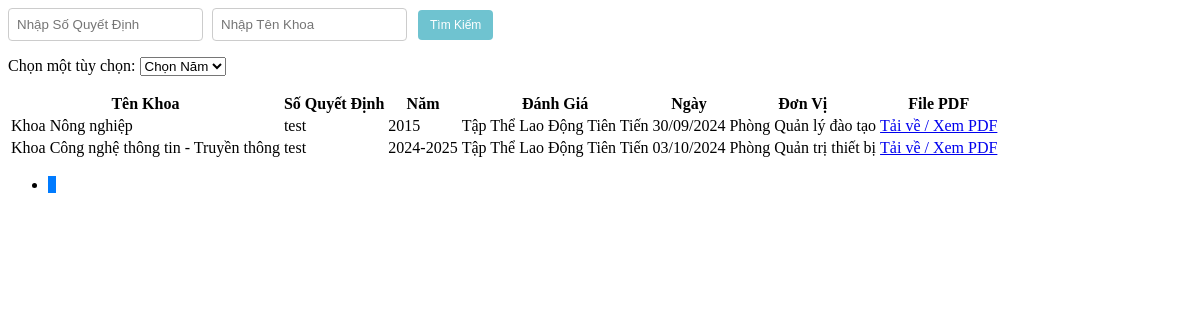
The app's page /Admin/danhgiaTTtientienview.php, older data.
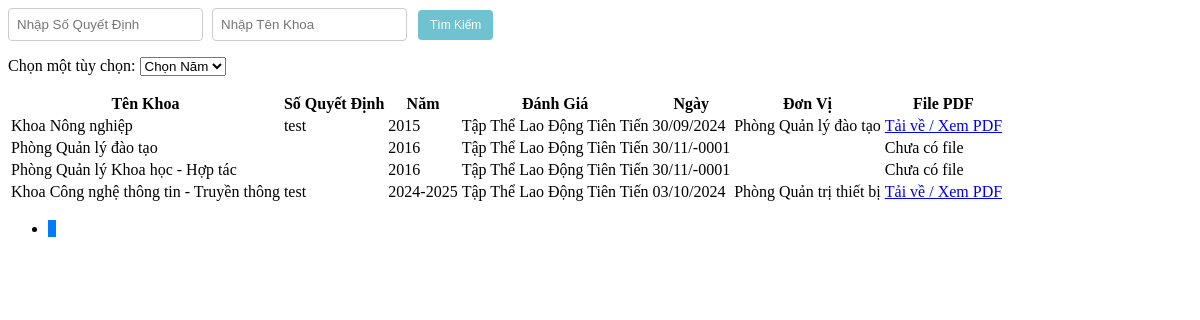
The same page, newer data.
### tables this page shows
CREATE TABLE `danhgiatt` (
  `MaDGTT` int(20) NOT NULL,
  `MaKhoa` int(20) NOT NULL,
  `SoQD` varchar(100) NOT NULL,
  `Manam` int(20) NOT NULL,
  `DanhGia` varchar(50) NOT NULL DEFAULT 'Chờ Đánh Giá',
  `Ngay` date NOT NULL,
  `DonVi` varchar(30) NOT NULL,
  `FilePDF` varchar(50) DEFAULT NULL
);

CREATE TABLE `khoa` (
  `MaKhoa` int(20) NOT NULL,
  `TenKhoa` varchar(50) NOT NULL,
  `MoTa` varchar(100) NOT NULL
);

CREATE TABLE `nam` (
  `Manam` int(20) NOT NULL,
  `Nam` varchar(20) NOT NULL
);

### Admin/danhgiaTT.php (called while the page is built, shortened)
<?php
include('./Khoa.php');
include('./nam.php');
class DanhgiaTT {
    public static function layTongSoDanhGiaTT($conn) {
        $sql = "SELECT COUNT(*) FROM danhgiatt WHERE DanhGia IN ('Tập Thể Lao Động Tiên Tiến')";
        $result = $conn->query($sql);
        $row = $result->fetch_row();
        return $row[0];
    }
    public static function layDanhGiaTTPhanTrang($conn, $startFrom, $recordsPerPage) {
        $sql = "SELECT * FROM danhgiatt WHERE DanhGia IN ('Tập Thể Lao Động Tiên Tiến') ORDER BY Manam ASC LIMIT $startFrom, $recordsPerPage";
        $result = $conn->query($sql);
        $danhgiattList = array();
        if ($result->num_rows > 0) {
            while($row = $result->fetch_assoc()) {
                $khoa_obj = Khoa::layKhoa($conn, $row["MaKhoa"]);
                $nam_obj = Nam::laynam($conn, $row["Manam"]);
                $danhgiatt_obj = new DanhgiaTT();
                $danhgiatt_obj->MaDGTT = $row["MaDGTT"];
                $danhgiatt_obj->MaKhoa = $khoa_obj->TenKhoa;
                $danhgiatt_obj->SoQD = $row["SoQD"];
                $danhgiatt_obj->Manam = $nam_obj->Nam;
                $danhgiatt_obj->DanhGia = $row["DanhGia"];
                $danhgiatt_obj->Ngay = $row["Ngay"];
                $danhgiatt_obj->DonVi = $row["DonVi"];
                $danhgiatt_obj->FilePDF = $row["FilePDF"];
                $danhgiattList[] = $danhgiatt_obj;
            }
        }
        return $danhgiattList;
    }
}
?>

### Admin/Khoa.php (called while the page is built, shortened)
<?php
class Khoa {
    public static function layKhoa($conn, $id) {
        $sql = "SELECT * FROM Khoa WHERE MaKhoa = $id";
        $result = mysqli_query($conn, $sql);
        $Khoa = new Khoa();
        if ($row = mysqli_fetch_assoc($result)) {
            $Khoa->MaKhoa = $row['MaKhoa'];
            $Khoa->TenKhoa = $row['TenKhoa'];
            $Khoa->MoTa = $row["MoTa"];
        }
        return $Khoa;
    }
}
?>

### Admin/nam.php (called while the page is built, shortened)
<?php
    class Nam {
        public static function laynam($conn, $id) {
            $sql = "SELECT * FROM nam WHERE Manam = $id";
            $result = mysqli_query($conn, $sql);
            $nam = new Nam();
            $row = mysqli_fetch_assoc($result);
            $nam->Manam = $row['Manam'];
            $nam->Nam = $row['Nam'];
            return $nam;
        }
    }
?>

### Admin/danhgiaTTtientienview.php (the view, shortened to what this page needs)
<?php
include('./danhgiaTT.php');
$recordsPerPage = 10;
$currentPage = isset($_GET['page']) ? (int)$_GET['page'] : 1;
$startFrom = ($currentPage - 1) * $recordsPerPage;
$totalRecords = DanhgiaTT::layTongSoDanhGiaTT($conn);
$totalPages = ceil($totalRecords / $recordsPerPage);
$data = DanhgiaTT::layDanhGiaTTPhanTrang($conn, $startFrom, $recordsPerPage);
$awardMap = array(
    'Tập Thể Lạo Động Tiên Tiến' => 'Tập Thể Lạo Động Tiên Tiến',
);
?>
<div class="search-box">
    <input type="text" id="searchSoQD" placeholder="Nhập Số Quyết Định" />
    <input type="text" id="searchTenKhoa" placeholder="Nhập Tên Khoa" />
    <button class="btn btn-custom btn-custom-primary" onclick="searchData()">Tìm Kiếm</button>
</div>
<div class="combobox">
    <label for="options">Chọn một tùy chọn:</label>
    <select name="options" id="options" onchange="fetchAndDisplayDanhGia(this.value)">
        <option value="">Chọn Năm</option>
    </select>
</div>
<table class="table table-bordered">
    <thead>
        <tr>
            <th>Tên Khoa</th>
            <th>Số Quyết Định</th>
            <th>Năm</th>
            <th>Đánh Giá</th>
            <th>Ngày</th>
            <th>Đơn Vị</th>
            <th>File PDF</th>
        </tr>
    </thead>
    <tbody id="danhgiatt-table-body">
        <?php
        foreach ($data as $item) {
            $danhGia = isset($awardMap[$item->DanhGia]) ? $awardMap[$item->DanhGia] : $item->DanhGia;
        ?>
            <tr>
                <td scope="row"><?php echo htmlspecialchars($item->MaKhoa) ; ?></td>
                <td><?php echo htmlspecialchars($item->SoQD ?? "Cần Thêm Số Quyết Đinh Cho $item->MaKhoa");?></td>
                <td><?php echo htmlspecialchars($item->Manam ?? "Cần Thêm Năm Cho $item->MaKhoa"); ?></td>
                <td><?php echo htmlspecialchars($danhGia);?></td>
                <td><?php echo date_format(date_create($item->Ngay), "d/m/Y");?></td>
                <td><?php echo htmlspecialchars($item->DonVi); ?></td>
                <td>
                    <?php if ($item->FilePDF): ?>
                        <a href="./<?php echo htmlspecialchars($item->FilePDF); ?>" target="_blank">
                            Tải về / Xem PDF
                        </a>
                    <?php else: ?>
                        Chưa có file
                    <?php endif; ?>
                </td>
            </tr>
        <?php
        }
        ?>
    </tbody>
</table>
<nav aria-label="Page navigation">
    <ul class="pagination">
        <?php for ($i = 1; $i <= $totalPages; $i++): ?>
            <li class="page-item <?php echo $i == $currentPage ? 'active' : ''; ?>">
                <a class="page-link" href="?p=danhgiaTTtientienview&page=<?php echo $i; ?>"><?php echo $i; ?></a>
            </li>
        <?php endfor; ?>
    </ul>
</nav>

### Admin/danhgiaTTtientienview.php (style rules this page uses)
.pagination { background-color: transparent; border: none; box-shadow: none; }
.page-item { background-color: transparent; border: none; box-shadow: none; }
.page-link { background-color: transparent; border: none; box-shadow: none; color: #007bff; }
.page-item.active .page-link { background-color: #007bff; border-color: #007bff; }
.btn-custom { background-color: #6fc3d0; border: none; color: white; padding: 9px 10px; font-size: 12px; margin: 2px; cursor: pointer; border-radius: 4px; transition: background-color 0.3s ease, transform 0.3s ease; }
.btn-custom-primary { background-color: #6fc3d0; }
.search-box { margin-bottom: 15px; }
.search-box input { padding: 8px; margin-right: 5px; border-radius: 4px; border: 1px solid #ccc; }
.search-box button { padding: 8px 12px; }

Row changes from the older to the newer data that the page shows:
added danhgiatt: MaKhoa.TenKhoa "Phòng Quản lý đào tạo", Manam.Nam "2016", DanhGia "Tập Thể Lao Động Tiên Tiến", Ngay "30/11/-0001", shows "Chưa có file"
added danhgiatt: MaKhoa.TenKhoa "Phòng Quản lý Khoa học - Hợp tác", Manam.Nam "2016", DanhGia "Tập Thể Lao Động Tiên Tiến", Ngay "30/11/-0001", shows "Chưa có file"
